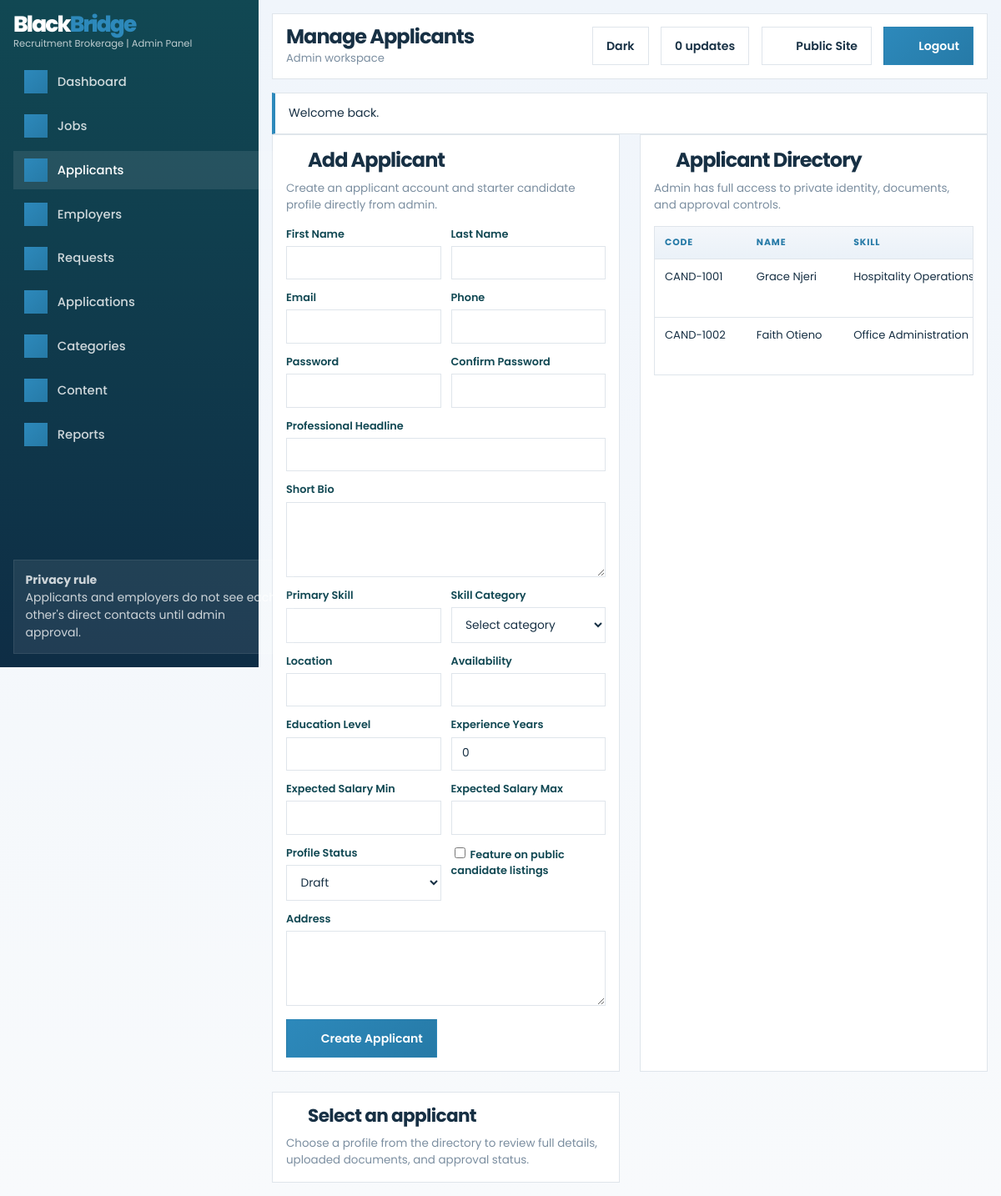
/admin/applicants.php (signed in), run on the app's committed database.
### tables this page shows
CREATE TABLE IF NOT EXISTS users (
    id INT UNSIGNED AUTO_INCREMENT PRIMARY KEY,
    role ENUM('admin', 'applicant', 'employer') NOT NULL,
    first_name VARCHAR(100) NOT NULL,
    last_name VARCHAR(100) NOT NULL,
    email VARCHAR(190) NOT NULL UNIQUE,
    phone VARCHAR(50) NOT NULL,
    password_hash VARCHAR(255) NOT NULL,
    account_status ENUM('Active', 'Inactive') NOT NULL DEFAULT 'Active',
    created_at DATETIME NOT NULL DEFAULT CURRENT_TIMESTAMP
);

CREATE TABLE IF NOT EXISTS candidate_profiles (
    id INT UNSIGNED AUTO_INCREMENT PRIMARY KEY,
    user_id INT UNSIGNED NOT NULL UNIQUE,
    candidate_code VARCHAR(30) NOT NULL UNIQUE,
    headline VARCHAR(255) NULL,
    bio TEXT NULL,
    experience_years INT UNSIGNED NOT NULL DEFAULT 0,
    education_level VARCHAR(150) NULL,
    location VARCHAR(150) NULL,
    expected_salary_min DECIMAL(10, 2) NULL,
    expected_salary_max DECIMAL(10, 2) NULL,
    availability VARCHAR(80) NULL,
    address TEXT NULL,
    status ENUM('Draft', 'Pending', 'Approved', 'Rejected') NOT NULL DEFAULT 'Draft',
    approval_notes TEXT NULL,
    admin_notes TEXT NULL,
    is_featured TINYINT(1) NOT NULL DEFAULT 0,
    submitted_at DATETIME NULL,
    approved_at DATETIME NULL,
    created_at DATETIME NOT NULL DEFAULT CURRENT_TIMESTAMP,
    updated_at DATETIME NOT NULL DEFAULT CURRENT_TIMESTAMP ON UPDATE CURRENT_TIMESTAMP,
    CONSTRAINT fk_candidate_profiles_user
        FOREIGN KEY (user_id) REFERENCES users(id)
        ON DELETE CASCADE
);

### admin/applicants.php (the view, shortened to what the rows shown need)
<?php
require_once dirname(__DIR__) . '/config/config.php';
require_role('admin');
$pageTitle = 'Manage Applicants';
$statusOptions = ['Draft', 'Pending', 'Approved', 'Rejected'];
$applicants = $pdo->query(
    'SELECT cp.id, cp.candidate_code, cp.status, cp.location, cp.submitted_at, cp.approved_at,
            u.first_name, u.last_name, u.email, u.phone,
            (
                SELECT cs.skill_name
                FROM candidate_skills cs
                WHERE cs.profile_id = cp.id
                ORDER BY cs.id ASC
                LIMIT 1
            ) AS primary_skill
     FROM candidate_profiles cp
     INNER JOIN users u ON u.id = cp.user_id
     ORDER BY cp.created_at DESC'
)->fetchAll();
$selectedProfile = null;
require_once dirname(__DIR__) . '/includes/dashboard_header.php';
?>
<section class="two-column">
    <article class="form-card">
        <div class="section-head">
            <div>
                <h2><?= ui_icon('user-check', 'section-icon section-icon-inline') ?>Add Applicant</h2>
            </div>
        </div>
    </article>
    <article class="table-card">
        <div class="section-head">
            <div>
                <h2><?= ui_icon('users', 'section-icon section-icon-inline') ?>Applicant Directory</h2>
            </div>
        </div>
        <div class="table-wrap">
            <table>
                <thead>
                    <tr>
                        <th>Code</th>
                        <th>Name</th>
                        <th>Skill</th>
                    </tr>
                </thead>
                <tbody>
                    <?php foreach ($applicants as $applicant): ?>
                        <tr>
                            <td><?= e($applicant['candidate_code']) ?></td>
                            <td><?= e($applicant['first_name'] . ' ' . $applicant['last_name']) ?></td>
                            <td><?= e($applicant['primary_skill'] ?: 'Not added') ?></td>
                        </tr>
                    <?php endforeach; ?>
                </tbody>
            </table>
        </div>
    </article>
    <article class="panel">
        <?php if ($selectedProfile): ?>
            <div class="section-head">
                <div>
                    <h2><?= ui_icon('shield', 'section-icon section-icon-inline') ?>Applicant Review</h2>
                    <p>Private details are visible here only for admin use.</p>
                </div>
                <span class="badge <?= e(status_badge_class($selectedProfile['status'])) ?>"><?= e($selectedProfile['status']) ?></span>
            </div>
            <ul class="list-clean">
                <li><strong>Code:</strong> <?= e($selectedProfile['candidate_code']) ?></li>
                <li><strong>Name:</strong> <?= e($selectedProfile['first_name'] . ' ' . $selectedProfile['last_name']) ?></li>
                <li><strong>Email:</strong> <?= e($selectedProfile['email']) ?></li>
                <li><strong>Phone:</strong> <?= e($selectedProfile['phone']) ?></li>
                <li><strong>Address:</strong> <?= e($selectedProfile['address'] ?: 'Not provided') ?></li>
                <li><strong>Headline:</strong> <?= e($selectedProfile['headline'] ?: 'Not provided') ?></li>
                <li><strong>Bio:</strong><br><?= nl2br(e($selectedProfile['bio'] ?: 'Not provided')) ?></li>
            </ul>
            <form method="post" style="margin-top: 1rem;">
                <input type="hidden" name="action" value="update_profile_status">
                <input type="hidden" name="profile_id" value="<?= e((string) $selectedProfile['id']) ?>">
                <div class="form-grid">
                    <div class="field">
                        <label for="review_status">Approval Status</label>
                        <select id="review_status" name="status">
                            <?php foreach ($statusOptions as $status): ?>
                                <option value="<?= e($status) ?>" <?= selected_option((string) $selectedProfile['status'], $status) ?>><?= e($status) ?></option>
                            <?php endforeach; ?>
                        </select>
                    </div>
                    <div class="field full">
                        <label for="approval_notes">Admin Notes</label>
                        <textarea id="approval_notes" name="approval_notes"><?= e($selectedProfile['approval_notes']) ?></textarea>
                    </div>
                </div>
                <div class="card-actions" style="margin-top: 1rem;">
                    <button class="button button-dark" type="submit">Save Decision</button>
                </div>
            </form>
        <?php else: ?>
            <h2><?= ui_icon('document', 'section-icon section-icon-inline') ?>Select an applicant</h2>
        <?php endif; ?>
    </article>
</section>
<?php require_once dirname(__DIR__) . '/includes/dashboard_footer.php'; ?>

### includes/dashboard_header.php (shortened to what the rows shown need)
<?php
$pageTitle = $pageTitle ?? 'Dashboard';
$currentUser = current_user();
$brandPrimary = site_setting($pdo, 'branding.primary_word', 'Black');
$brandAccent = site_setting($pdo, 'branding.accent_word', 'Bridge');
$brandTagline = site_setting($pdo, 'branding.tagline', 'Recruitment Brokerage');
?>
<!DOCTYPE html>
<html lang="en" data-theme="light">
<head>
    <link rel="stylesheet" href="<?= e(versioned_asset_url('css/style.css')) ?>">
</head>
<body class="dashboard-body">
    <div class="dashboard-shell">
        <aside class="sidebar" data-sidebar>
            <div class="sidebar-brand">
                <a class="brand brand-logo dashboard-brand" href="<?= e(app_url('index.php')) ?>">
                    <span class="brand-copy">
                        <span class="brand-name">
                            <span class="brand-word brand-word-light"><?= e($brandPrimary) ?></span><span class="brand-word brand-word-accent"><?= e($brandAccent) ?></span>
                        </span>
                        <small><?= e($brandTagline) ?> | <?= e(role_label($currentUser['role'])) ?> Panel</small>
                    </span>
                </a>
            </div>
        </aside>
        <div class="dashboard-main">
            <header class="dashboard-topbar">
                <div class="dashboard-topbar-left">
                    <div>
                        <h1><?= e($pageTitle) ?></h1>
                        <p><?= e(role_label($currentUser['role'])) ?> workspace</p>
                    </div>
                </div>
            </header>
            <main class="dashboard-content">

### data on the page
users: role "Admin"
candidate_profiles: candidate_code "CAND-1001", user.last_name "Grace Njeri", primary_skill "Hospitality Operations"
candidate_profiles: candidate_code "CAND-1002", user.last_name "Faith Otieno", primary_skill "Office Administration"

### other printed values
$brandPrimary "Black"
$brandAccent "Bridge"
$brandTagline "Recruitment Brokerage"
$item['label'] "Dashboard"
$item['label'] "Jobs"
$item['label'] "Applicants"
$item['label'] "Employers"
$item['label'] "Requests"
$item['label'] "Applications"
$item['label'] "Categories"
$item['label'] "Content"
$item['label'] "Reports"
$pageTitle "Manage Applicants"
$notificationCount "0"
$flash['message'] "Welcome back."
